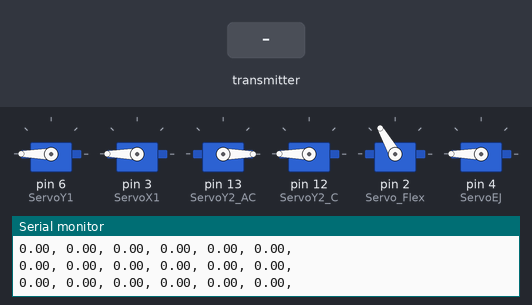
A sketch run on a simulated Arduino Uno, built with avr-gcc and run on an emulated ATmega328P. Shown: 6 × servo, the last lines printed to the serial monitor. The test bench sets the inputs (shaded band). No radio packets arrive unless stated.

Above: at 1.4 s.
1.5 s: the transmitter starts sending text.5 = 25
At 3.2 s:
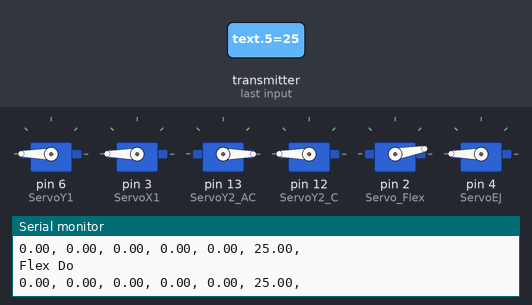
3.7 s: the transmitter starts sending text.0 = 25
At 5.4 s:
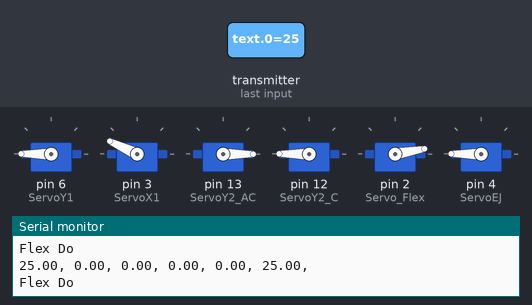
5.8 s: the transmitter starts sending text.1 = 25
At 7.2 s:
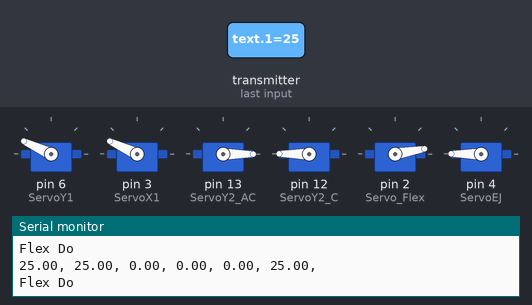
7.5 s: the transmitter starts sending text.4 = 25
At 9.2 s:
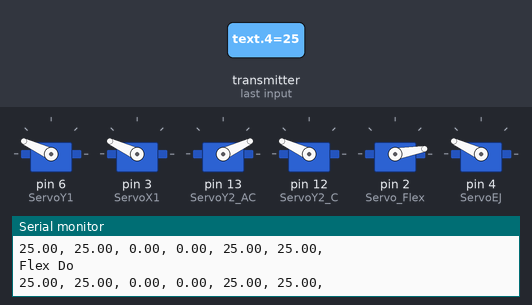
9.6 s: the transmitter starts sending text.0 = 0
At 10.9 s:
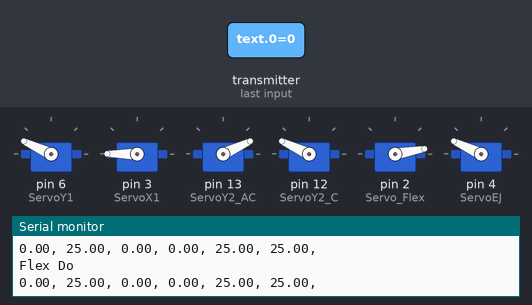
11.2 s: the transmitter starts sending text.1 = 0
At 12.7 s:
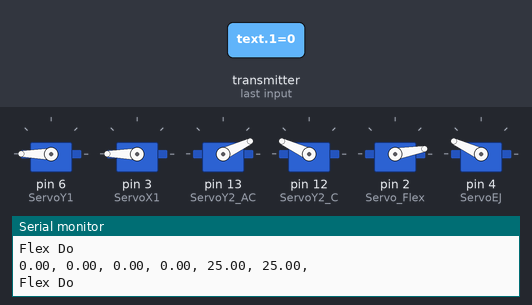
Timing chart, 0 to 13.9 s (numbered marks = the images above; inputs shaded):
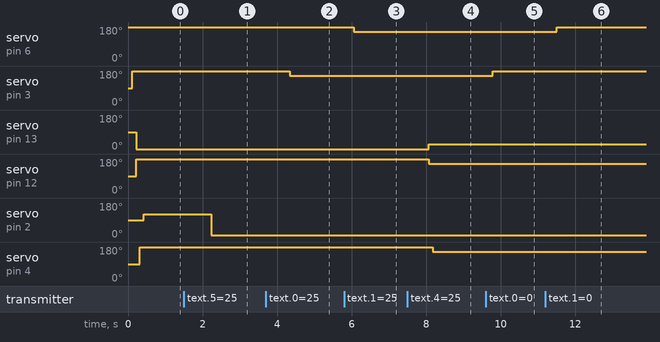

The sketch:

Mega_Receiver.ino
```cpp
#include <Wire.h>
#include <SPI.h>
#include <nRF24L01.h>
#include <Stepper.h>
#include <RF24.h>
#include <Servo.h> // include servo library to use its
#define Servo_PWM 3 // A descriptive name for D6 pin of Arduino to provide PWM signal
#define STEPS 200

Stepper stepper(STEPS, 7, 5); // Pin 7 connected to DIRECTION & Pin 5 connected to STEP Pin of Driver
#define motorInterfaceType 1

int StepperRefVal = 180;
int Step_Y2 = 0;

Servo ServoY1;// Define an instance of of Servo with the name of "MG995_Servo"
Servo ServoX1;
Servo ServoY2_C;
Servo ServoY2_AC;
Servo Servo_Flex;
Servo ServoEJ;
char transmit[13];
String data="";
String xs;
String ys;
double text[6];

double x,y;

RF24 radio(9,10); // CE, CSN
const byte address[6] = "12345";
void setup()
{
  Wire.begin(4);                // join i2c bus with address #4
  //Wire.onReceive(receiveEvent); // register event
//  Wire.onRequest(requestEvent);
  Serial.begin(9600);           // start serial for output
  radio.begin();
  radio.openReadingPipe(0, address);
  radio.setChannel(10);
  radio.setPALevel(RF24_PA_MIN);

  ServoY1.attach(6);
  ServoX1.attach(3);
  ServoY2_AC.attach(13);
  ServoY2_C.attach(12);
  Servo_Flex.attach(2);
  ServoEJ.attach(4);
  stepper.setSpeed(1000);
}

void loop()
{
  radio.startListening();

  if ( radio.available() ) {
         radio.read( &text, sizeof(text) );
  }
  for(int i=0; i<6; i++)
  {
    Serial.print(text[i]);
    Serial.print(", ");
  }
  Serial.println();
  //double Y1 = map(text[1],4,363,180,0);
  //double Y1 = abs(180 - text[1]);
  if(text[1]>=0 && text[1]<=170){
    double Y1 = abs(180 - text[1]);
    ServoY1.write(Y1);
    delay(100);
  }
  if(text[0]>=0 && text[0]<=180){
//    ServoX1.write(text[0]);
    ServoX1.write(abs(180-text[0]));
    delay(100);
    //    Servo_Flex.write(text[0]);
  }


  if(text[4]>=0 && text[4]<=180){
    ServoY2_C.write(abs(180 - text[4]));
    ServoY2_AC.write(text[4]);
    delay(100);
    ServoEJ.write(abs(180 - text[4]));
    delay(100);
  }
  if(text[5]!=6942.00){
    if(text[5]>=11){
      Serial.println();
      Serial.println("Flex Do");
      Servo_Flex.write(10);
      delay(100);
    }else if(text[5]<11){
//      Serial.println();
//      Serial.println("Flex Don't do anything");
      Servo_Flex.write(120);
      delay(100);
    }
//    double flex_val = map(text[5],0,30,0,180);
//    double flex_val;
//    flex_val = text[5]*(1.25);
//    Serial.println();
//    Serial.println(flex_val);
//    Servo_Flex.write(text[5]*(1.25));
//    Servo_Flex.write(text[0]);
  }


//int StepperRefVal = 180;
//int Step_Y2 = 0;
  Step_Y2 = map(text[3],180,363,0,500);
  if(text[3]>180 && text[3]<275){
    stepper.step(100);
    delay(50);
  }else if(text[3]>275 && text[3]<363){
    stepper.step(-100);
    delay(100);
  }
  delay(100);
}

//void requestEvent() {
//  Wire.write(transmit); // respond with message of 6 bytes
//  // as expected by master
//}
```

Measured:
- after the input at 1.5 s, servo on pin 2 (Servo_Flex): 120° → 10° after 0.73 s
- after the input at 3.7 s, servo on pin 3 (ServoX1): 180° → 155° after 0.65 s
- after the input at 5.8 s, servo on pin 6 (ServoY1): 180° → 155° after 0.26 s
- after the input at 7.5 s, servo on pin 13 (ServoY2_AC): 0° → 25° after 0.57 s; servo on pin 12 (ServoY2_C): 180° → 155° after 0.57 s; servo on pin 4 (ServoEJ): 180° → 155° after 0.67 s
- after the input at 9.6 s, servo on pin 3 (ServoX1): 155° → 180° after 0.19 s
- after the input at 11.2 s, servo on pin 6 (ServoY1): 155° → 180° after 0.30 s
